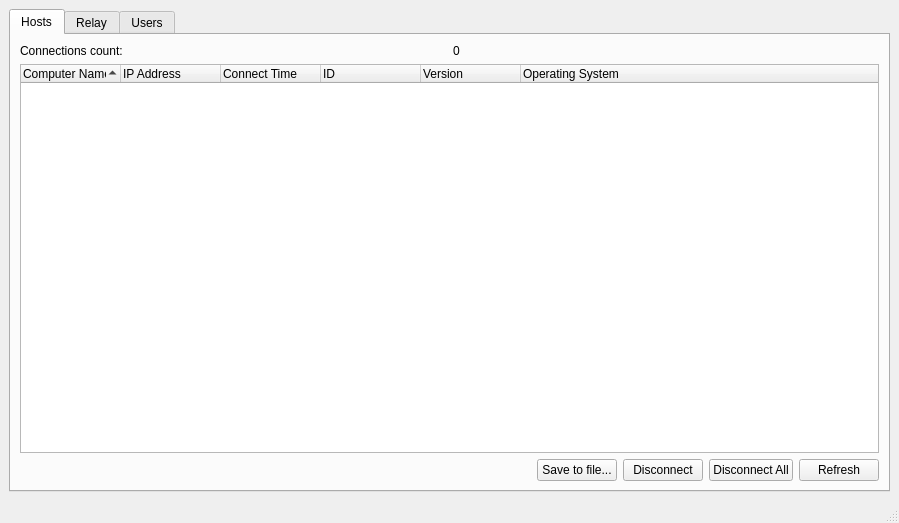
<?xml version="1.0" encoding="UTF-8"?>
<ui version="4.0">
 <class>RouterManagerWindow</class>
 <widget class="QMainWindow" name="RouterManagerWindow">
  <property name="geometry">
   <rect>
    <x>0</x>
    <y>0</y>
    <width>899</width>
    <height>523</height>
   </rect>
  </property>
  <property name="sizePolicy">
   <sizepolicy hsizetype="Preferred" vsizetype="Preferred">
    <horstretch>0</horstretch>
    <verstretch>0</verstretch>
   </sizepolicy>
  </property>
  <property name="windowTitle">
   <string>Router Management</string>
  </property>
  <widget class="QWidget" name="centralwidget">
   <layout class="QVBoxLayout" name="verticalLayout_4">
    <item>
     <widget class="QTabWidget" name="tab">
      <property name="sizePolicy">
       <sizepolicy hsizetype="Expanding" vsizetype="Preferred">
        <horstretch>0</horstretch>
        <verstretch>0</verstretch>
       </sizepolicy>
      </property>
      <property name="currentIndex">
       <number>0</number>
      </property>
      <widget class="QWidget" name="tab_hosts">
       <attribute name="icon">
        <iconset resource="../../resources/client.qrc">
         <normaloff>:/img/host.png</normaloff>:/img/host.png</iconset>
       </attribute>
       <attribute name="title">
        <string>Hosts</string>
       </attribute>
       <layout class="QVBoxLayout" name="verticalLayout">
        <item>
         <layout class="QHBoxLayout" name="horizontalLayout_2">
          <item>
           <widget class="QLabel" name="label_title_hosts_conn_count">
            <property name="text">
             <string>Connections count:</string>
            </property>
           </widget>
          </item>
          <item>
           <widget class="QLabel" name="label_hosts_conn_count">
            <property name="text">
             <string notr="true">0</string>
            </property>
           </widget>
          </item>
         </layout>
        </item>
        <item>
         <widget class="QTreeWidget" name="tree_hosts">
          <property name="indentation">
           <number>0</number>
          </property>
          <property name="sortingEnabled">
           <bool>true</bool>
          </property>
          <column>
           <property name="text">
            <string>Computer Name</string>
           </property>
          </column>
          <column>
           <property name="text">
            <string>IP Address</string>
           </property>
          </column>
          <column>
           <property name="text">
            <string>Connect Time</string>
           </property>
          </column>
          <column>
           <property name="text">
            <string>ID</string>
           </property>
          </column>
          <column>
           <property name="text">
            <string>Version</string>
           </property>
          </column>
          <column>
           <property name="text">
            <string>Operating System</string>
           </property>
          </column>
         </widget>
        </item>
        <item>
         <layout class="QHBoxLayout" name="horizontalLayout">
          <item>
           <spacer name="horizontalSpacer">
            <property name="orientation">
             <enum>Qt::Horizontal</enum>
            </property>
            <property name="sizeHint" stdset="0">
             <size>
              <width>40</width>
              <height>20</height>
             </size>
            </property>
           </spacer>
          </item>
          <item>
           <widget class="QPushButton" name="button_save_hosts">
            <property name="text">
             <string>Save to file...</string>
            </property>
           </widget>
          </item>
          <item>
           <widget class="QPushButton" name="button_disconnect_host">
            <property name="text">
             <string>Disconnect</string>
            </property>
           </widget>
          </item>
          <item>
           <widget class="QPushButton" name="button_disconnect_all_hosts">
            <property name="text">
             <string>Disconnect All</string>
            </property>
           </widget>
          </item>
          <item>
           <widget class="QPushButton" name="button_refresh_hosts">
            <property name="text">
             <string>Refresh</string>
            </property>
           </widget>
          </item>
         </layout>
        </item>
       </layout>
      </widget>
      <widget class="QWidget" name="tab_relay">
       <attribute name="icon">
        <iconset resource="../../resources/client.qrc">
         <normaloff>:/img/computer.png</normaloff>:/img/computer.png</iconset>
       </attribute>
       <attribute name="title">
        <string>Relay</string>
       </attribute>
       <layout class="QVBoxLayout" name="verticalLayout_5">
        <item>
         <layout class="QHBoxLayout" name="horizontalLayout_5">
          <item>
           <widget class="QLabel" name="label_title_relay_conn_count">
            <property name="text">
             <string>Connections count:</string>
            </property>
           </widget>
          </item>
          <item>
           <widget class="QLabel" name="label_relay_conn_count">
            <property name="text">
             <string notr="true">0</string>
            </property>
           </widget>
          </item>
         </layout>
        </item>
        <item>
         <widget class="QSplitter" name="splitter_relay_hori">
          <property name="orientation">
           <enum>Qt::Vertical</enum>
          </property>
          <widget class="QTreeWidget" name="tree_relay">
           <property name="indentation">
            <number>0</number>
           </property>
           <property name="sortingEnabled">
            <bool>true</bool>
           </property>
           <column>
            <property name="text">
             <string>Address</string>
            </property>
           </column>
           <column>
            <property name="text">
             <string>Connect Time</string>
            </property>
           </column>
           <column>
            <property name="text">
             <string>Pool Size</string>
            </property>
           </column>
           <column>
            <property name="text">
             <string>Version</string>
            </property>
           </column>
           <column>
            <property name="text">
             <string>Computer Name</string>
            </property>
           </column>
           <column>
            <property name="text">
             <string>Operating System</string>
            </property>
           </column>
          </widget>
          <widget class="QWidget" name="layoutWidget">
           <layout class="QVBoxLayout" name="verticalLayout_2">
            <item>
             <widget class="QLabel" name="label_active_conn">
              <property name="enabled">
               <bool>false</bool>
              </property>
              <property name="text">
               <string notr="true">Active connections: 0</string>
              </property>
             </widget>
            </item>
            <item>
             <widget class="QTreeWidget" name="tree_active_conn">
              <property name="enabled">
               <bool>false</bool>
              </property>
              <property name="indentation">
               <number>0</number>
              </property>
              <property name="sortingEnabled">
               <bool>true</bool>
              </property>
              <column>
               <property name="text">
                <string>User Name</string>
               </property>
              </column>
              <column>
               <property name="text">
                <string>Host ID</string>
               </property>
              </column>
              <column>
               <property name="text">
                <string>Host Address</string>
               </property>
              </column>
              <column>
               <property name="text">
                <string>Client Address</string>
               </property>
              </column>
              <column>
               <property name="text">
                <string>Transferred</string>
               </property>
              </column>
              <column>
               <property name="text">
                <string>Duration</string>
               </property>
              </column>
              <column>
               <property name="text">
                <string>Idle</string>
               </property>
              </column>
             </widget>
            </item>
           </layout>
          </widget>
         </widget>
        </item>
        <item>
         <layout class="QHBoxLayout" name="horizontalLayout_3">
          <item>
           <spacer name="horizontalSpacer_2">
            <property name="orientation">
             <enum>Qt::Horizontal</enum>
            </property>
            <property name="sizeHint" stdset="0">
             <size>
              <width>40</width>
              <height>20</height>
             </size>
            </property>
           </spacer>
          </item>
          <item>
           <widget class="QPushButton" name="button_save_relays">
            <property name="text">
             <string>Save to file...</string>
            </property>
           </widget>
          </item>
          <item>
           <widget class="QPushButton" name="button_refresh_relay">
            <property name="text">
             <string>Refresh</string>
            </property>
           </widget>
          </item>
         </layout>
        </item>
       </layout>
      </widget>
      <widget class="QWidget" name="tab_users">
       <attribute name="icon">
        <iconset resource="../../resources/client.qrc">
         <normaloff>:/img/user.png</normaloff>:/img/user.png</iconset>
       </attribute>
       <attribute name="title">
        <string>Users</string>
       </attribute>
       <layout class="QVBoxLayout" name="verticalLayout_3">
        <item>
         <layout class="QHBoxLayout" name="horizontalLayout_4">
          <item>
           <widget class="QPushButton" name="button_add_user">
            <property name="toolTip">
             <string>Add</string>
            </property>
            <property name="text">
             <string/>
            </property>
            <property name="icon">
             <iconset resource="../../../../Host/Core/ui/resources.qrc">
              <normaloff>:/img/plus.png</normaloff>:/img/plus.png</iconset>
            </property>
           </widget>
          </item>
          <item>
           <widget class="QPushButton" name="button_modify_user">
            <property name="enabled">
             <bool>false</bool>
            </property>
            <property name="toolTip">
             <string>Modify</string>
            </property>
            <property name="text">
             <string/>
            </property>
            <property name="icon">
             <iconset resource="../../../../Host/Core/ui/resources.qrc">
              <normaloff>:/img/pencil.png</normaloff>:/img/pencil.png</iconset>
            </property>
           </widget>
          </item>
          <item>
           <widget class="QPushButton" name="button_delete_user">
            <property name="enabled">
             <bool>false</bool>
            </property>
            <property name="toolTip">
             <string>Delete</string>
            </property>
            <property name="text">
             <string/>
            </property>
            <property name="icon">
             <iconset resource="../../../../Host/Core/ui/resources.qrc">
              <normaloff>:/img/minus.png</normaloff>:/img/minus.png</iconset>
            </property>
           </widget>
          </item>
          <item>
           <widget class="QPushButton" name="button_refresh_users">
            <property name="toolTip">
             <string>Refresh</string>
            </property>
            <property name="text">
             <string/>
            </property>
            <property name="icon">
             <iconset resource="../../resources/client.qrc">
              <normaloff>:/img/arrow-circle-double.png</normaloff>:/img/arrow-circle-double.png</iconset>
            </property>
           </widget>
          </item>
          <item>
           <spacer name="horizontalSpacer_3">
            <property name="orientation">
             <enum>Qt::Horizontal</enum>
            </property>
            <property name="sizeHint" stdset="0">
             <size>
              <width>198</width>
              <height>20</height>
             </size>
            </property>
           </spacer>
          </item>
         </layout>
        </item>
        <item>
         <widget class="QTreeWidget" name="tree_users">
          <property name="indentation">
           <number>0</number>
          </property>
          <column>
           <property name="text">
            <string>User Name</string>
           </property>
          </column>
         </widget>
        </item>
       </layout>
      </widget>
     </widget>
    </item>
   </layout>
  </widget>
  <widget class="QStatusBar" name="statusbar"/>
 </widget>
 <resources>
  <include location="../../resources/client.qrc"/>
  <include location="../../../../Host/Core/ui/resources.qrc"/>
 </resources>
 <connections/>
</ui>
